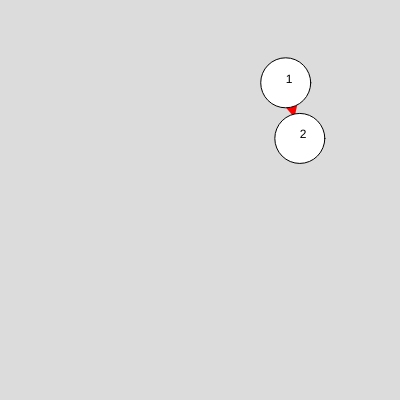
Frame 1 (no input)
Frame 60 (no input): identical to frame 1, image omitted
Frame 120 (the mouse pressed at the canvas centre since frame 60): identical to frame 1, image omitted

The p5.js sketch that drew this single still picture (run headless with seeded random() and noise() and a simulated clock; from frame 60 on, the mouse is pressed at the canvas centre):

// p5.js sketch
// ── sketch.js
let cells = [];
let cnv;
let activeCell = null;
let chart;

function setup() {
  cnv = createCanvas(400, 400);
  chart = new Chart();
  
  chart.addCell(random(0,width), random(0,height), 1);
  chart.addCell(random(0,width), random(0,height), 2);
  
  chart.addEdge(1,2);
  
  /*
    cells.push( new Cell(random(0,width), random(0,height), 1) );
    cells.push( new Cell(random(0,width), random(0,height), 2) );
    cells.push( new Cell(random(0,width), random(0,height), 3) );
    cells.push( new Cell(random(0,width), random(0,height), 4) );
  */
}

function mousePressed() {
  
  chart.clicked();
  
 /* cells.some( (cell) => {
    let r = cell.d / 2;

    // is cell clicked
    let dista = dist(cell.x, cell.y, mouseX, mouseY);

    if(dista < r) {
      activeCell = cell;
      return cell;
    } else {
      activeCell = null;
    }
    
  });*/
  
}

function mouseDragged() {
  
  chart.drag();
  /*
  if(activeCell !== null)
    activeCell.move(mouseX, mouseY);
  */
}

function draw() {
  background(220);
  chart.draw();
}

// ── Cell.js
class Cell {
 
  constructor(x,y,id) {
    this.d = 50;
    this.x = x;
    this.y = y;
    this.id = id;
  }
  
  move(x,y) {
    this.x = x;
    this.y = y;
  }
  
  draw() {
    circle(this.x, this.y, this.d);
    text(this.id, this.x, this.y);
  }
  
}

// ── Chart.js
class Chart {
 
  constructor() {
    this.cells = [];
    this.activeCell = null;
    this.edges = [];
  }
  
  addCell(x,y, id) {
    
    if(!this.cells.hasOwnProperty(id) ) {
      
      this.cells[id] = new Cell(x,y,id);
      
    } else
    {
      console.error("Cell with id: " + id + " already exists.");
    }
    
  }
  
  addEdge(id1, id2) {
  
    let cell_1 = this.cells[id1];
    let cell_2 = this.cells[id2];
    
    this.edges.push({cell1: cell_1, cell2: cell_2});
  
  }
  
  clicked() {
    
    this.cells.some( (cell) => {
      let r = cell.d / 2;

      // is cell clicked
      let dista = dist(cell.x, cell.y, mouseX, mouseY);

      if(dista < r) {
        this.activeCell = cell;
        return cell;
      } else {
        this.activeCell = null;
      }

    });
    
  }
  
  drag() {
    
    if(this.activeCell !== null)
      this.activeCell.move(mouseX, mouseY);
  }
  
  
  draw() {
    // draw edges
    this.edges.map( e => {
      
      // vectors between cells
      let c1v = createVector(e.cell1.x, e.cell1.y);
      let c2v = createVector(e.cell2.x, e.cell2.y);
      
      let inte = (this.lineCircleIntersection(c1v, c2v, c2v, e.cell2.d /2 ) );
      
      // which intersection is closer
      let int0_dist = dist(inte[0].x, inte[0].y, c1v.x, c1v.y);
      let int1_dist = dist(inte[1].x, inte[1].y, c1v.x, c1v.y);
      
      let cx = inte[1].x;
      let cy = inte[1].y;
      
      if(int0_dist < int1_dist) {
        cx = inte[0].x;
        cy = inte[0].y;
      }
      
      // let startPoint = c1v.sub(c2v);
      let subtractVector = createVector(cx, cy);
      let endPoint = p5.Vector.sub(subtractVector, c1v);
      
      this.drawArrow(c1v, endPoint, 'red');
      
      // circle(cx, cy, 30);
      
      // line(e.cell1.x, e.cell1.y, e.cell2.x, e.cell2.y);
    });
    
    // draw cells
    this.cells.map( c => c.draw() );
    
  }
  
  lineCircleIntersection(p1, p2, cpt, r) {

    let sign = function(x) { return x < 0.0 ? -1 : 1; };

    let x1 = p1.copy().sub(cpt);
    let x2 = p2.copy().sub(cpt);

    let dv = x2.copy().sub(x1)
    let dr = dv.mag();
    let D = x1.x*x2.y - x2.x*x1.y;

    // evaluate if there is an intersection
    let di = r*r*dr*dr - D*D;
    if (di < 0.0)
        return [];

    let t = sqrt(di);

    let ip = [];
    ip.push( new p5.Vector(D*dv.y + sign(dv.y)*dv.x * t, -D*dv.x + abs(dv.y) * t).div(dr*dr).add(cpt) );
    if (di > 0.0) {
        ip.push( new p5.Vector(D*dv.y - sign(dv.y)*dv.x * t, -D*dv.x - abs(dv.y) * t).div(dr*dr).add(cpt) ); 
    }
    return ip;
}
  
  drawArrow(base, vec, myColor) {
    push();
    stroke(myColor);
    strokeWeight(3);
    fill(myColor);
    translate(base.x, base.y);
    line(0, 0, vec.x, vec.y);
    rotate(vec.heading());
    let arrowSize = 7;
    translate(vec.mag() - arrowSize, 0);
    triangle(0, arrowSize / 2, 0, -arrowSize / 2, arrowSize, 0);
    pop();
  }
  
}

// ── Edge.js
class Edge {

    constructor(from, to, text) {

        this.cell1 = from;
        this.cell2 = to;

        this.defaultStroke = 2;
        this.fatStroke = 4;
        this.hover = false;

        this.text = text;
        this.color = 'red';

        this.drawToPoint = null;
    }

    isPointOnEdge(px, py) {
        if(this.drawToPoint===null) return;

        let pointC = createVector(px, py);
        let ABd = dist(this.cell1.x, this.cell1.y, this.drawToPoint.x, this.drawToPoint.y);
        let ACd = dist(this.cell1.x, this.cell1.y, pointC.x, pointC.y);
        let BCd = dist(this.drawToPoint.x, this.drawToPoint.y, pointC.x, pointC.y);

        let actual = floor(ACd) + floor(BCd);
        let comparison = floor(ABd);

        return ( abs(actual - comparison) <= 1 );
    }

    draw() {

        let c1v = this.cell1.vec;
        let c2v = this.cell2.vec;

        let inte = this.lineCircleIntersection(c1v, c2v, c2v, this.cell2.d /2 );

        // which intersection is closer
        let int0_dist = dist(inte[0].x, inte[0].y, c1v.x, c1v.y);
        let int1_dist = dist(inte[1].x, inte[1].y, c1v.x, c1v.y);

        let cx = inte[1].x;
        let cy = inte[1].y;

        if(int0_dist < int1_dist) {
            cx = inte[0].x;
            cy = inte[0].y;
        }

        // let startPoint = c1v.sub(c2v);
        let subtractVector = createVector(cx, cy);
        let endPoint = p5.Vector.sub(subtractVector, c1v);

        this.drawToPoint = subtractVector;

        this.drawArrow(c1v, endPoint, this.color);

    }

    lineCircleIntersection(p1, p2, cpt, r) {

        let sign = function(x) { return x < 0.0 ? -1 : 1; };

        let x1 = p1.copy().sub(cpt);
        let x2 = p2.copy().sub(cpt);

        let dv = x2.copy().sub(x1)
        let dr = dv.mag();
        let D = x1.x*x2.y - x2.x*x1.y;

        // evaluate if there is an intersection
        let di = r*r*dr*dr - D*D;
        if (di < 0.0)
            return [];

        let t = sqrt(di);

        let ip = [];
        ip.push( new p5.Vector(D*dv.y + sign(dv.y)*dv.x * t, -D*dv.x + abs(dv.y) * t).div(dr*dr).add(cpt) );
        if (di > 0.0) {
            ip.push( new p5.Vector(D*dv.y - sign(dv.y)*dv.x * t, -D*dv.x - abs(dv.y) * t).div(dr*dr).add(cpt) );
        }
        return ip;
    }

    drawArrow(base, vec, myColor) {

        // text
        const x1 = this.cell1.vec.x;
        const x2 = this.cell2.vec.x;

        const y1 = this.cell1.vec.y;
        const y2 = this.cell2.vec.y;

        push();
        translate((x1 + x2) / 2, (y1 + y2) / 2);
        rotate(atan2(y2 - y1, x2 - x1));
        textAlign(CENTER);
        noStroke();
        fill(this.color);
        text(this.text, 0, -5);
        pop();

        // arrow
        push();
        stroke(myColor);
        strokeWeight( (this.hover) ? this.fatStroke : this.defaultStroke );
        fill(myColor);
        translate(base.x, base.y);
        line(0, 0, vec.x, vec.y);
        rotate(vec.heading());
        let arrowSize = 7;
        translate(vec.mag() - arrowSize, 0);
        triangle(0, arrowSize / 2, 0, -arrowSize / 2, arrowSize, 0);
        pop();
    }

}
// ── SRectangle.js
class SRectangle {
 
  constructor() {
    this.rectangleStart = createVector();
    this.rectangleEnd = createVector();
  }
  
  setStart(x,y) {
    this.rectangleStart.x = x;
    this.rectangleStart.y = y;
  }

  setEnd(x,y) {
    this.rectangleEnd.x = x - this.rectangleStart.x;
    this.rectangleEnd.y = y - this.rectangleStart.y;
  }

  getCoords() {
    return {
      start: this.rectangleStart,
      end: this.rectangleEnd
    }
  }
  
  draw() {
    noStroke();
    fill(0);
    text(this.rectangleStart.x + ' ' + this.rectangleStart.y, this.rectangleStart.x, this.rectangleStart.y);

    text(mouseX + ' ' + mouseY, mouseX, mouseY);
    fill(0, 200, 10, 50);
    rect(this.rectangleStart.x, this.rectangleStart.y, this.rectangleEnd.x, this.rectangleEnd.y);
  }
  
}
